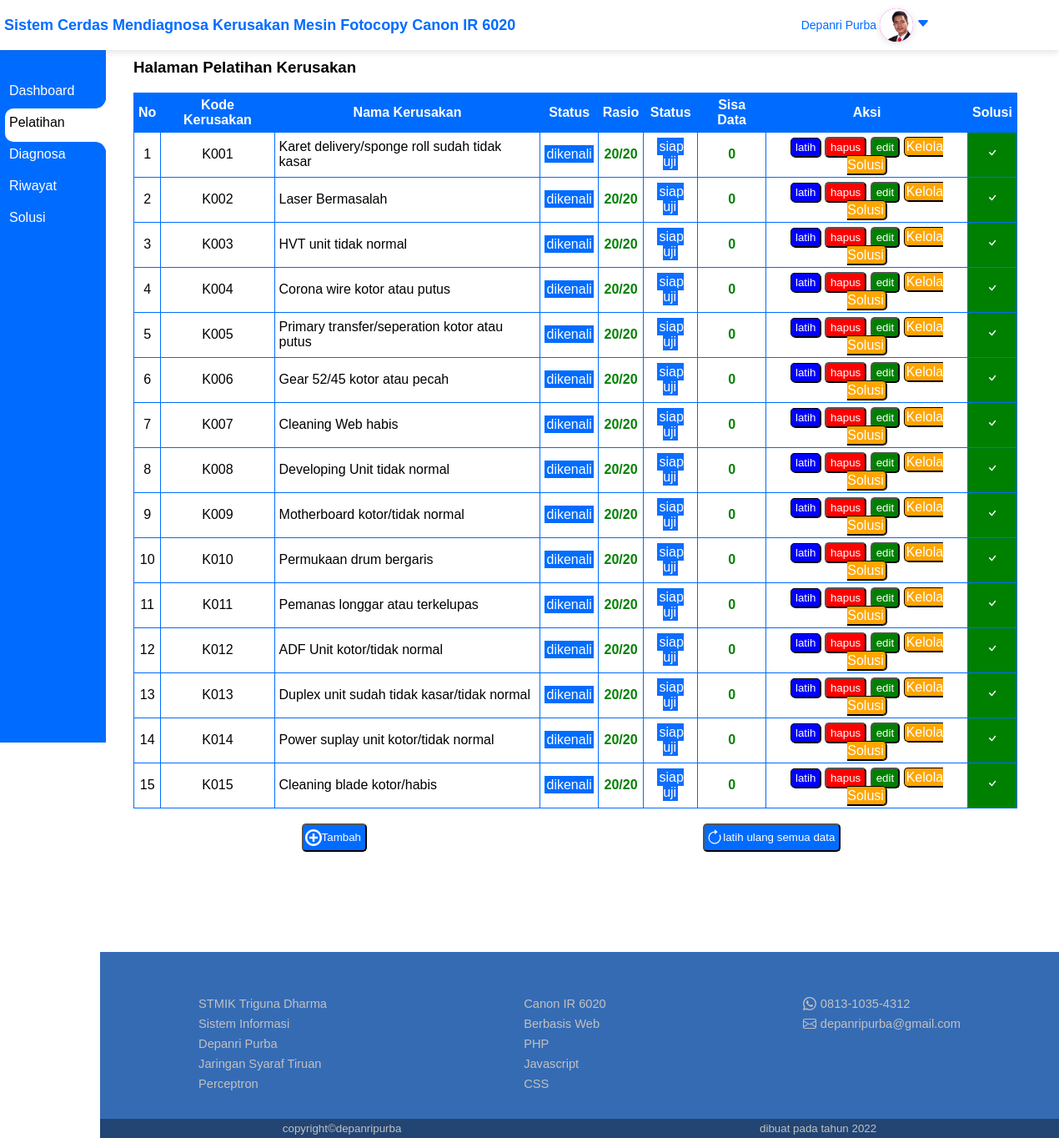
The page /pelatihan (signed in) on the database its author committed.
### tables this page shows
CREATE TABLE `kerusakan` (
  `kodeKerusakan` varchar(10) NOT NULL,
  `namaKerusakan` varchar(100) NOT NULL
);

CREATE TABLE `pembobotan` (
  `kodeKerusakan` varchar(10) NOT NULL,
  `w1` int NOT NULL,
  `w2` int NOT NULL,
  `w3` int NOT NULL,
  `w4` int NOT NULL,
  `w5` int NOT NULL,
  `w6` int NOT NULL,
  `w7` int NOT NULL,
  `w8` int NOT NULL,
  `w9` int NOT NULL,
  `w10` int NOT NULL,
  `w11` int NOT NULL,
  `w12` int NOT NULL,
  `w13` int NOT NULL,
  `w14` int NOT NULL,
  `w15` int NOT NULL,
  `w16` int NOT NULL,
  `w17` int NOT NULL,
  `w18` int NOT NULL,
  `w19` int NOT NULL,
  `w20` int NOT NULL,
  `w21` int NOT NULL,
  `w22` int NOT NULL,
  `w23` int NOT NULL,
  `w24` int NOT NULL,
  `w25` int NOT NULL,
  `w26` int NOT NULL,
  `w27` int NOT NULL,
  `w28` int NOT NULL,
  `w29` int NOT NULL,
  `w30` int NOT NULL,
  `w31` int NOT NULL,
  `w32` int NOT NULL,
  `bias` int NOT NULL,
  `totaldata` int NOT NULL
);

### core/Purbacontroler.php (called while the page is built)
<?php
	class Purbacontroler{
		public function tampil($params,$data){
			require_once "view/".$params.".php";
		}
	}
 ?>

### controler/Pelatihan.php (called while the page is built, shortened)
<?php
require_once "model/Kerusakanmodel.php";
require_once "model/Bobotmodel.php";
class Pelatihan extends Purbacontroler
{
    public function index()
    {
        $bobot = new Bobotmodel();
        $recognice = $bobot->recod();
        $data = [
            "menuAktif" => "Pelatihan",
            "title" => "Halaman Pelatihan",
            "y" => ["admin" => "100%", "user" => "100%"]
        ];
        $kerusakan = new Kerusakanmodel();
        $datapel = $kerusakan->datapel();
        $solusi = $kerusakan->statussolusi();
        $databody = [
            "recognice" => $recognice,
            "datapel" => $datapel,
            "solusi"=>$solusi
        ];
        $this->tampil("template/header", $data);
        $this->tampil("Pelatihan", $databody);
        $this->tampil("template/footer", "");
    }
}

### index.php (called while the page is built, shortened)
<?php
require_once "core/Purbacontroler.php";
require_once "core/Purbamodel.php";
class Purba{
	public $method = "index";
	public function __construct(){
		$controler = new $this->controler();
		$var1 = "";
		$var2 = "";
		$method = $this->method;
		$controler->$method($var1,$var2);
	}
}
$depanri = new Purba();
?>

### core/Purbamodel.php (called while the page is built, shortened)
<?php
class Purbamodel{
	public $dbserver = "localhost";
	public $dbuser = "root";
	public $dbpass = "root";
	public $dbname = "scperceptron";
	public function __construct(){
		$this->konek = new Mysqli($this->dbserver,$this->dbuser,$this->dbpass,$this->dbname);
	}
}

### model/Kerusakanmodel.php (called while the page is built, shortened)
<?php
class Kerusakanmodel extends Purbamodel
{
    public function datapel()
    {
        $query = "SELECT * FROM kerusakan";
        $querytotaldatapel = "SELECT COUNT(*) as kode FROM datapelatihan";
        $querytotaldatapel = $this->konek->query($querytotaldatapel);
        $result = mysqli_fetch_assoc($querytotaldatapel);
        $data = $this->konek->query($query);
        $hasil = [];
        while ($datadb = mysqli_fetch_assoc($data)) {
            $hasil[] = $datadb;
        }
        $bigkode = 0;
        if ($hasil != null) {
            $hasillength = count($hasil);
            $bigkode = $hasil[$hasillength - 1]['kodeKerusakan'];
            $bigkode = substr($bigkode, 1) * 1;
        }
        $partend = "";
        $partone = "K00";
        if ($partend === "") {
            $partend = $bigkode + 1;
        }
        $KODEKER = $partone . $partend;
        $PANJANGKODE = strlen($KODEKER);
        if ($PANJANGKODE > 5) {
            $KODEKER = "K" . $partend;
        } elseif ($PANJANGKODE > 4) {
            $KODEKER = "K0" . $partend;
        }
        $databody = [
            "autokodeker" => $KODEKER,
            "datapel" => $hasil,
            "totaldata" => $result['kode']
        ];
        return $databody;
    }
}

### model/Bobotmodel.php (called while the page is built, shortened)
<?php
class Bobotmodel extends Purbamodel
{
	public function recod()
	{
		$query = "SELECT kodeKerusakan,totaldata FROM pembobotan";
		$data = $this->konek->query($query);
		$hasil = [];
		while ($datadb = mysqli_fetch_assoc($data)) {
			$hasil[] = $datadb;
		}
		return $hasil;
	}
}

### view/Pelatihan.php (the view, shortened to what this page needs)
<div class="container">
	<div class="null">
	</div>
	<div class="content">
		<div class="halaman">
			<div class="judul-halaman">
				<h3>Halaman Pelatihan Kerusakan</h3>
			</div>
			<div class="isi-halaman">
				<table cellspacing="0" class="tabel">
					<tr>
						<td>No</td>
						<td>Kode Kerusakan</td>
						<td class="head-nama">Nama Kerusakan</td>
						<td>Status</td>
						<td>Rasio</td>
						<td>Status</td>
						<td>Sisa Data</td>
						<td>Aksi</td>
						<td>Solusi</td>
					</tr>
					<?php
					$number = 1;
					?>
					<?php foreach ($data['datapel']['datapel'] as $item) : ?>
						<?php
						$class = null;
						$isi = "<span class='tidak-dikenali'>tidak dikenali</span>";
						$dataterlatih = 0;
						foreach ($data['recognice'] as $value) {
							if ($item['kodeKerusakan'] == $value['kodeKerusakan']) {
								$isi = "<span class='dikenali'>dikenali</span>";
								$dataterlatih = $value['totaldata'];
							}
						}
						$sisa = $data['datapel']['totaldata'] - $dataterlatih;
						$status = "<span class='siap-uji'>siap uji</span>";
						?>
						<tr class="tabel-isi">
							<td><?= $number ?></td>
							<td><?= $item['kodeKerusakan'] ?></td>
							<td><?= $item['namaKerusakan'] ?></td>
							<td><?= $isi ?></td>
							<td><span class="rasio <?= $class ?>"><?= $data['datapel']['totaldata'] ?>/<?= $dataterlatih ?></span></td>
							<td><?= $status ?></td>
							<td class="rasio <?= $class ?>"><?= $sisa ?></td>
							<td><a class="btn-latih" href="<?= BASE_URL ?>pelatihan/latih/<?= $item['kodeKerusakan'] ?>">latih</a>&nbsp;<button class="btn-hapus" onclick="hapus({code:'<?= $item['kodeKerusakan'] ?>',url:'<?= BASE_URL ?>pelatihan/hapus/<?= $item['kodeKerusakan'] ?>'})">hapus</button>&nbsp;<button class="btn-edit" onclick="cek(['<?= $item['kodeKerusakan'] ?>','<?= $item['namaKerusakan'] ?>'])">edit</button>&nbsp;<a class="solusi" href="<?= BASE_URL ?>solusi/kelolasolusi/<?= $item['kodeKerusakan'] ?>">Kelola Solusi</a></td>
							<?php
							$class = $data['solusi'][$item['kodeKerusakan']] == 0 ? "cek" : "primer";
							$icon = $data['solusi'][$item['kodeKerusakan']] == 0 ? "x.svg" : "chek.svg";
							?>
							  <td class="<?= $class ?>"><img src="<?=BASE_URL?>assets/icons/<?=$icon?>" alt=""></td>
						</tr>
						<?php $number++; ?>
					<?php endforeach ?>
				</table>
				<br>
				<span class="container-tombol">
					<button id="btn-show" class="btn-tambah"><img src="<?= BASE_URL ?>/assets/icons/add_icon.svg" alt=""><span>Tambah</span> </button>
					<form action="<?= BASE_URL ?>pelatihan/latihulangall" method="POST">
						<button type="submit" id="btn-show" class="btn-tambah"><img src="<?= BASE_URL ?>/assets/icons/reload.svg" alt=""> <span>latih ulang semua data</span> </button>
					</form>
				</span>
			</div>
		</div>
	</div>
</div>

### view/template/header.php (shortened to what this page needs)
<?php
$profile = explode(" ", $_SESSION['login']['username']);
$panjang_nama = count($profile);
$profile = $panjang_nama > 1 ? str_split($profile[0])[0] . str_split($profile[1])[0] : str_split($profile[0])[0];
$gambar = explode(".", $_SESSION['login']['email']);
$cekgambar = file_exists("./assets/profil/" . $gambar[0] . ".jpg");
?>
<!DOCTYPE html>
<html lang="en">
<head>
	<link rel="stylesheet" href="<?= BASE_URL ?>assets/css/index.css">
</head>
<body>
	<div class="head">
		<div class="title">
			Sistem Cerdas Mendiagnosa Kerusakan Mesin Fotocopy Canon IR 6020
		</div>
		<div class="person">
			<span class="name" title="<?= $_SESSION['login']['hak'] ?>"><?= $_SESSION['login']['username'] ?></span>
			<?php if ($cekgambar) { ?>
				<img class="img-circle" src="<?= BASE_URL ?>assets/profil/<?=$gambar[0] . ".jpg"?>" alt="">
			<?php } else { ?>
				<span class="img-circle"><?= $profile ?></span>
			<?php } ?>
			<span class="person-navigate">
				<img id="arrow" src="<?= BASE_URL ?>assets/icons/arrow.svg" alt="">
			</span>
		</div>
	</div>
	<div class="side-bar">
		<?php foreach ($_SESSION['login']['menu'] as $index => $menu) : ?>
			<a class="menu-primer <?= $data['menuAktif'] === $menu ? 'aktif' : '' ?>" href="<?= BASE_URL . explode(" ", strtolower($menu))[0] ?>"><?= $icon[explode(" ", $menu)[0]] ?> <span><?= $menu ?></span></a>
		<?php endforeach ?>
		<div class="indikator"></div>
	</div>

### view/template/footer.php (shortened to what this page needs)
<div class="footer">
	<div class="root1">
		<div class="bag1">
			<span>STMIK Triguna Dharma</span>
			<span>Sistem Informasi</span>
			<span>Depanri Purba</span>
			<span>Jaringan Syaraf Tiruan</span>
			<span>Perceptron</span>
		</div>
		<div class="bag2">
			<span>Canon IR 6020</span>
			<span>Berbasis Web</span>
			<span>PHP</span>
			<span>Javascript</span>
			<span>CSS</span>
		</div>
		<div class="bag3">
			<span class="contact"><img src="<?= BASE_URL ?>assets/icons/whatsapp.svg" alt=""><span> 0813-1035-4312</span></span>
			<span class="contact"><img src="<?= BASE_URL ?>assets/icons/email.svg" alt=""><span> depanripurba@gmail.com</span></span>
		</div>
	</div>
	<div class="root2">
		<span>copyright&copy;depanripurba</span>
		<span>dibuat pada tahun 2022</span>
	</div>
</div>
</body>
</html>

### assets/css/index.css (style rules this page uses)
* { font-family: helvetica, arial, sans-serif; }
.siap-uji { background: #0D6EFD; color: white; padding: 2px; }
.container-tombol { display: flex; flex-direction: row; justify-content: space-around; width: 1050px; margin-bottom: 20px; }
body { background: white; margin: 0; padding: 0; }
button { cursor: pointer; }
.rasio { color: green; font-weight: bold; }
.solusi { border-radius: 5px; border: 1px solid black; background: orange; text-decoration: none; color: white; padding: 2px; box-shadow: 1px 1px black; }
.dikenali { padding: 2px; background: #006cff; color: white; }
.head { display: flex; flex-direction: row; justify-content: space-between; color: #006cff; background: white; font-weight: bold; padding: 5px; position: fixed; left: 0; right: 0; z-index: 2; box-shadow: rgba(99, 99, 99, 0.2) 0px 2px 8px 0px; }
.name { font-size: 14px; font-weight: normal; }
.container { display: grid; grid-template-columns: 130px auto; }
.content { text-align: left; padding-right: 50px; min-height: 100vh; }
.contact { display: flex; flex-direction: row; gap: 5px; }
.contact span { justify-self: center; }
.footer { margin-left: 120px; background: #356BB3; color: #C2C1C1; margin-top: 100px; padding-top: 50px; display: flex; flex-direction: column; justify-content: space-around; }
.root1 { display: flex; flex-direction: row; justify-content: space-around; }
.root1 div { display: flex; flex-direction: column; font-size: 11pt; line-height: 24px; }
.root2 { background: #234573; padding: 4px; font-size: 10pt; margin-top: 30px; display: flex; flex-direction: row; justify-content: space-around; }
.person { display: flex; gap: 4px; flex-direction: row; align-items: center; margin-right: 150px; }
.img-circle { font-size: 18px; border-radius: 50%; width: 40px; height: 40px; line-height: 40px; text-align: center; font-weight: bold; cursor: pointer; color: white; box-shadow: rgba(99, 99, 99, 0.2) 0px 2px 8px 0px; background: #ff00ff; }
.title { line-height: 50px; font-size: 18px; }
.person-navigate { cursor: pointer; }
.side-bar { display: flex; flex-direction: column; height: 100vh; width: 120px; position: fixed; background: #006cff; color: white; padding-left: 6px; padding-right: 1px; padding-top: 90px; z-index: 1; }
.menu-primer { padding: 10px 5px; color: #666666; font-weight: 200; text-decoration: none; color: white; transition: color 0.6s; }
.aktif { color: black; }
.indikator::after { position: absolute; content: ""; right: 1px; top: 40px; width: 25px; height: 20px; border-bottom-right-radius: 13px; background: #006cff; box-shadow: 10px 10px white; transform: rotateX(180deg); }
.indikator::before { position: absolute; content: ""; right: 1px; top: -20px; width: 25px; height: 20px; border-bottom-right-radius: 13px; background: #006cff; box-shadow: 10px 10px white; }
.halaman { margin-top: 70px; margin-left: 30px; }
.tabel td { border-top: 1px solid #006cff; ; border-bottom: 0; border-left: 1px solid #006cff; ; padding: 5px; text-align: center; }
.tabel tr td:nth-child(3) { text-align: left; }
.head-nama { text-align: center !important; }
.primer { background: green !important; color: white !important; }
.tabel tr:last-child td { border-bottom: 1px solid #006cff; }
.tabel tr td:last-child { border-right: 1px solid #006cff; }
.tabel tr:first-child { font-weight: bold; background: #006cff; color: white; }
.btn-latih { background: blue; border: 1px solid black; font-size: 10pt; border-radius: 5px; color: white; text-decoration: none; padding: 3px 5px; box-shadow: 1px 1px black; }
.btn-hapus { background: red; font-size: 10pt; border-radius: 5px; color: white; text-decoration: none; padding: 3px 5px; cursor: pointer; }
.btn-edit { background: green; font-size: 10pt; border-radius: 5px; color: white; text-decoration: none; padding: 3px 5px; cursor: pointer; }
.btn-tambah { cursor: pointer; background: #006cff; color: white; justify-content: space-between; align-items: center; display: flex; flex-direction: row; padding: 5px 2px; padding-right: 5px; border-radius: 5px; }
.btn-tambah img { width: 20px; height: 20px; }

### rows shown on the page
kerusakan: kodeKerusakan "K001", namaKerusakan "Karet delivery/sponge roll sudah tidak kasar", shows "dikenali", totaldata "20"
pembobotan: totaldata "20", totaldata "0"
kerusakan: kodeKerusakan "K002", namaKerusakan "Laser Bermasalah", shows "dikenali", totaldata "20"
pembobotan: totaldata "20", totaldata "0"
kerusakan: kodeKerusakan "K003", namaKerusakan "HVT unit tidak normal", shows "dikenali", totaldata "20"
pembobotan: totaldata "20", totaldata "0"
kerusakan: kodeKerusakan "K004", namaKerusakan "Corona wire kotor atau putus", shows "dikenali", totaldata "20"
pembobotan: totaldata "20", totaldata "0"
kerusakan: kodeKerusakan "K005", namaKerusakan "Primary transfer/seperation kotor atau putus", shows "dikenali", totaldata "20"
pembobotan: totaldata "20", totaldata "0"
kerusakan: kodeKerusakan "K006", namaKerusakan "Gear 52/45 kotor atau pecah", shows "dikenali", totaldata "20"
pembobotan: totaldata "20", totaldata "0"
kerusakan: kodeKerusakan "K007", namaKerusakan "Cleaning Web habis", shows "dikenali", totaldata "20"
pembobotan: totaldata "20", totaldata "0"
kerusakan: kodeKerusakan "K008", namaKerusakan "Developing Unit tidak normal", shows "dikenali", totaldata "20"
pembobotan: totaldata "20", totaldata "0"
kerusakan: kodeKerusakan "K009", namaKerusakan "Motherboard kotor/tidak normal", shows "dikenali", totaldata "20"
pembobotan: totaldata "20", totaldata "0"
kerusakan: kodeKerusakan "K010", namaKerusakan "Permukaan drum bergaris", shows "dikenali", totaldata "20"
pembobotan: totaldata "20", totaldata "0"
kerusakan: kodeKerusakan "K011", namaKerusakan "Pemanas longgar atau terkelupas", shows "dikenali", totaldata "20"
pembobotan: totaldata "20", totaldata "0"
kerusakan: kodeKerusakan "K012", namaKerusakan "ADF Unit kotor/tidak normal", shows "dikenali", totaldata "20"
pembobotan: totaldata "20", totaldata "0"
kerusakan: kodeKerusakan "K013", namaKerusakan "Duplex unit sudah tidak kasar/tidak normal", shows "dikenali", totaldata "20"
pembobotan: totaldata "20", totaldata "0"
kerusakan: kodeKerusakan "K014", namaKerusakan "Power suplay unit kotor/tidak normal", shows "dikenali", totaldata "20"
pembobotan: totaldata "20", totaldata "0"
kerusakan: kodeKerusakan "K015", namaKerusakan "Cleaning blade kotor/habis", shows "dikenali", totaldata "20"
pembobotan: totaldata "20", totaldata "0"

### other values the page prints
$_SESSION['login']['username'] "Depanri Purba"
$menu "Dashboard"
$menu "Pelatihan"
$menu "Diagnosa"
$menu "Riwayat"
$menu "Solusi"
